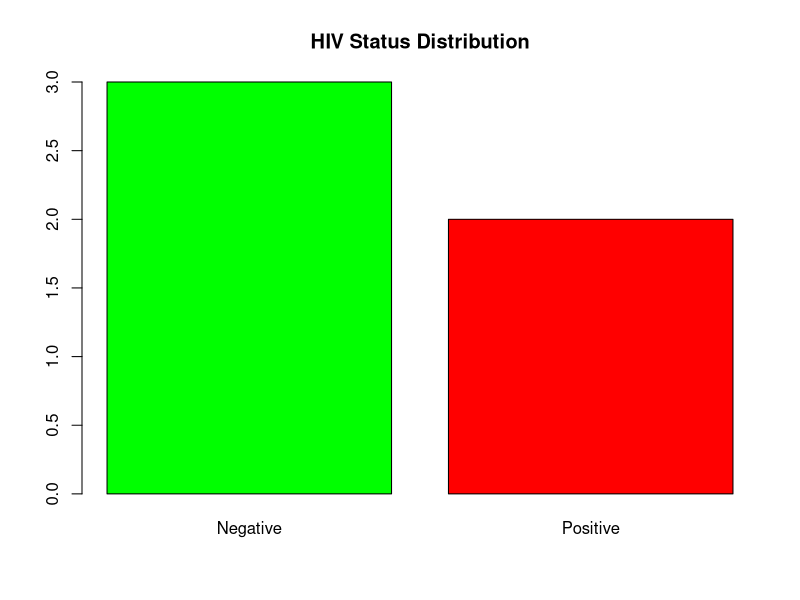

R code for this plot:
# Rscript script.R
# Simple analysis of HIV status

# Sample data
HIV_Status <- c("Negative", "Positive", "Negative", "Negative", "Positive")

# Count each status
status_count <- table(HIV_Status)
print(status_count)

# Plot HIV status
barplot(status_count, main = "HIV Status Distribution", col = c("green", "red"))